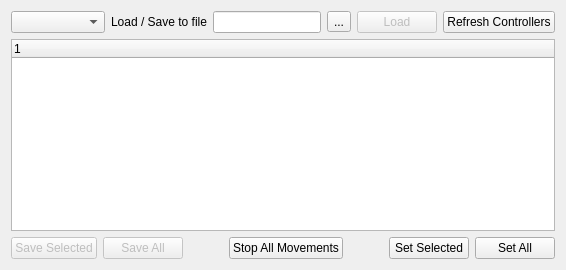
<?xml version="1.0" encoding="UTF-8"?>
<ui version="4.0">
 <class>ControllerDockWidget</class>
 <widget class="QWidget" name="ControllerDockWidget">
  <property name="sizePolicy">
   <sizepolicy hsizetype="Expanding" vsizetype="Expanding">
    <horstretch>0</horstretch>
    <verstretch>0</verstretch>
   </sizepolicy>
  </property>
  <property name="windowTitle">
   <string>Controller Tuner</string>
  </property>
  <layout class="QGridLayout" name="gridLayout">
   <item row="0" column="0">
    <layout class="QVBoxLayout" name="verticalLayout" stretch="0">
     <property name="sizeConstraint">
      <enum>QLayout::SetMaximumSize</enum>
     </property>
     <item>
      <layout class="QVBoxLayout" name="verticalLayout_2">
       <item>
        <layout class="QHBoxLayout" name="horizontalLayout">
         <item>
          <widget class="QComboBox" name="dropdown_ctrl">
           <property name="sizePolicy">
            <sizepolicy hsizetype="Expanding" vsizetype="Fixed">
             <horstretch>0</horstretch>
             <verstretch>0</verstretch>
            </sizepolicy>
           </property>
           <property name="toolTip">
            <string extracomment="Choose the type of controller you want to tune."/>
           </property>
          </widget>
         </item>
         <item>
          <widget class="QLabel" name="label">
           <property name="text">
            <string>Load / Save to file</string>
           </property>
          </widget>
         </item>
         <item>
          <widget class="QLineEdit" name="txt_file_path">
           <property name="toolTip">
            <string>Choose a controller file to load / save to.</string>
           </property>
           <property name="readOnly">
            <bool>true</bool>
           </property>
          </widget>
         </item>
         <item>
          <widget class="QToolButton" name="btn_select_file_path">
           <property name="text">
            <string>...</string>
           </property>
          </widget>
         </item>
         <item>
          <widget class="QPushButton" name="btn_load">
           <property name="enabled">
            <bool>false</bool>
           </property>
           <property name="text">
            <string>Load</string>
           </property>
          </widget>
         </item>
         <item>
          <widget class="QPushButton" name="btn_refresh_ctrl">
           <property name="text">
            <string>Refresh Controllers</string>
           </property>
          </widget>
         </item>
        </layout>
       </item>
       <item>
        <layout class="QHBoxLayout" name="horizontalLayout_2">
         <item>
          <widget class="QTreeWidget" name="tree_ctrl_settings">
           <property name="enabled">
            <bool>true</bool>
           </property>
           <property name="toolTip">
            <string/>
           </property>
           <property name="autoFillBackground">
            <bool>false</bool>
           </property>
           <property name="frameShadow">
            <enum>QFrame::Sunken</enum>
           </property>
           <property name="tabKeyNavigation">
            <bool>false</bool>
           </property>
           <property name="alternatingRowColors">
            <bool>true</bool>
           </property>
           <property name="selectionMode">
            <enum>QAbstractItemView::ExtendedSelection</enum>
           </property>
           <property name="selectionBehavior">
            <enum>QAbstractItemView::SelectRows</enum>
           </property>
           <property name="animated">
            <bool>true</bool>
           </property>
           <column>
            <property name="text">
             <string notr="true">1</string>
            </property>
           </column>
          </widget>
         </item>
        </layout>
       </item>
       <item>
        <layout class="QHBoxLayout" name="horizontalLayout_4">
         <item>
          <widget class="QPushButton" name="btn_save_selected">
           <property name="enabled">
            <bool>false</bool>
           </property>
           <property name="toolTip">
            <string>(F7) save current parameters to the selected file for the selected motors</string>
           </property>
           <property name="text">
            <string>Save Selected</string>
           </property>
           <property name="shortcut">
            <string>F7</string>
           </property>
          </widget>
         </item>
         <item>
          <widget class="QPushButton" name="btn_save_all">
           <property name="enabled">
            <bool>false</bool>
           </property>
           <property name="toolTip">
            <string>(F6) save current parameters to the selected file</string>
           </property>
           <property name="text">
            <string>Save All</string>
           </property>
           <property name="shortcut">
            <string>F6</string>
           </property>
          </widget>
         </item>
         <item>
          <spacer name="horizontalSpacer">
           <property name="orientation">
            <enum>Qt::Horizontal</enum>
           </property>
           <property name="sizeHint" stdset="0">
            <size>
             <width>40</width>
             <height>20</height>
            </size>
           </property>
          </spacer>
         </item>
         <item>
          <widget class="QPushButton" name="btn_stop_mvts">
           <property name="text">
            <string>Stop All Movements</string>
           </property>
          </widget>
         </item>
         <item>
          <spacer name="horizontalSpacer_2">
           <property name="orientation">
            <enum>Qt::Horizontal</enum>
           </property>
           <property name="sizeHint" stdset="0">
            <size>
             <width>40</width>
             <height>20</height>
            </size>
           </property>
          </spacer>
         </item>
         <item>
          <widget class="QPushButton" name="btn_set_selected">
           <property name="enabled">
            <bool>true</bool>
           </property>
           <property name="toolTip">
            <string>(F9) set current parameters to the selected controllers</string>
           </property>
           <property name="text">
            <string>Set Selected</string>
           </property>
           <property name="shortcut">
            <string>F9</string>
           </property>
          </widget>
         </item>
         <item>
          <widget class="QPushButton" name="btn_set_all">
           <property name="enabled">
            <bool>true</bool>
           </property>
           <property name="toolTip">
            <string>(F8) set current parameters to all the controllers</string>
           </property>
           <property name="text">
            <string>Set All</string>
           </property>
           <property name="shortcut">
            <string>F8</string>
           </property>
          </widget>
         </item>
        </layout>
       </item>
      </layout>
     </item>
    </layout>
   </item>
  </layout>
 </widget>
 <resources/>
 <connections/>
</ui>
